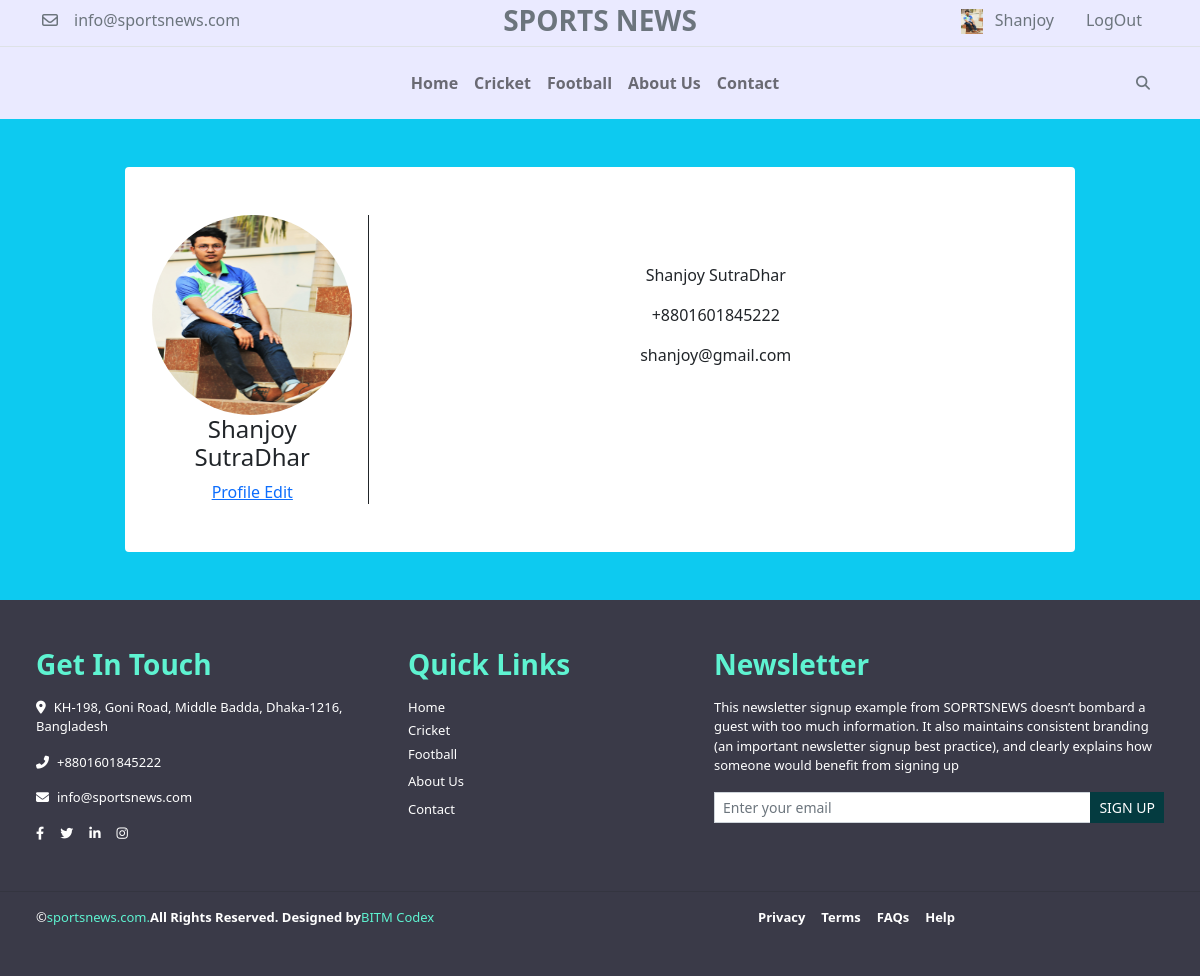
Page /action.php?page=dashboard (signed in) on the committed database.
### tables this page shows
CREATE TABLE `users` (
  `id` int(10) NOT NULL,
  `fName` varchar(255) NOT NULL,
  `lName` varchar(255) NOT NULL,
  `phone` varchar(255) NOT NULL,
  `image` varchar(255) NOT NULL,
  `email` varchar(255) NOT NULL,
  `password` varchar(255) NOT NULL
);

### app/classes/Auth.php (called while the page is built, shortened)
<?php
class Auth
{
    private $sql,$database,$queryResult,$user=[],$data=[];
    public function __construct($post=null,$files=null)
    {
        $this->database = new Database();
    }
    public function getUserById($id){
        $this->sql= "SELECT * FROM users WHERE id = $id";
        $this->queryResult=mysqli_query($this->database->dbConnect(),$this->sql);
        $this->user=mysqli_fetch_assoc($this->queryResult);
        return $this->user;
    }
}

### app/classes/Database.php (called while the page is built, shortened)
<?php
class Database
{
    private $hostName;
    private $userName;
    private $password;
    private $databaseName;
    public function __construct()
    {
        $this->hostName="localhost";
        $this->userName="root";
        $this->password="";
        $this->databaseName="sports_news";
    }
    public function dbConnect(){
        $this->link =mysqli_connect($this->hostName, $this->userName, $this->password, $this->databaseName);
        return $this->link;
    }
}

### pages/dashboard.php (the view)
<?php include 'header.php'?>
<section class="py-5 bg-info">
    <div class="container">
        <div class="row justify-content-center">
            <div class="row col-md-10 bg-white rounded-1 py-5">
                    <div class="col-md-3 border-end border-dark text-center ">
                        <img src="<?php echo $singleUser['image']?>" alt="" class="" style="border-radius: 100%" height="200" width="200">
                        <h4><?php echo $singleUser['fName'].' '.$singleUser['lName']?></h4>
                        <a href="action.php?page=edit_profile&&id=<?php echo $singleUser['id']?>" class="text-center">Profile Edit</a>
                    </div>
                    <div class="col-md-9 text-center pt-5">
                        <p class="text-center"><?php echo $singleUser['fName'].' '.$singleUser['lName']?></p>
                        <p class="text-center"><?php echo $singleUser['phone']?></p>
                        <p class="text-center"><?php echo $singleUser['email']?></p>
                    </div>
            </div>
        </div>
    </div>
</section>
<?php include 'footer.php'?>

### rows in the picture
users: image (picture), fName "Shanjoy", lName "SutraDhar", phone "+8801601845222", email "shanjoy@gmail.com"

### other values in the picture
$_SESSION['fName'] "Shanjoy"
